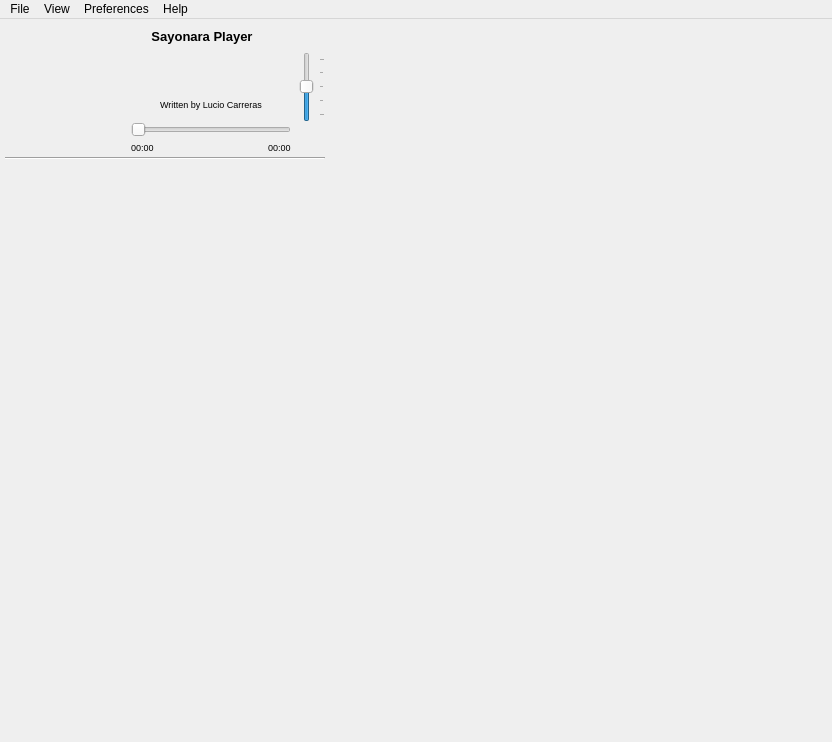
<?xml version="1.0" encoding="UTF-8"?>
<ui version="4.0">
 <class>SimplePlayer</class>
 <widget class="QMainWindow" name="SimplePlayer">
  <property name="geometry">
   <rect>
    <x>0</x>
    <y>0</y>
    <width>832</width>
    <height>742</height>
   </rect>
  </property>
  <property name="minimumSize">
   <size>
    <width>350</width>
    <height>350</height>
   </size>
  </property>
  <property name="maximumSize">
   <size>
    <width>2000</width>
    <height>2000</height>
   </size>
  </property>
  <property name="focusPolicy">
   <enum>Qt::StrongFocus</enum>
  </property>
  <property name="windowTitle">
   <string>MainWindow</string>
  </property>
  <property name="windowIcon">
   <iconset>
    <normaloff>../../.designer/backup/icons/play.png</normaloff>../../.designer/backup/icons/play.png</iconset>
  </property>
  <property name="toolButtonStyle">
   <enum>Qt::ToolButtonIconOnly</enum>
  </property>
  <property name="documentMode">
   <bool>false</bool>
  </property>
  <property name="unifiedTitleAndToolBarOnMac">
   <bool>true</bool>
  </property>
  <widget class="QWidget" name="centralwidget">
   <property name="minimumSize">
    <size>
     <width>100</width>
     <height>177</height>
    </size>
   </property>
   <layout class="QGridLayout" name="gridLayout">
    <property name="sizeConstraint">
     <enum>QLayout::SetDefaultConstraint</enum>
    </property>
    <property name="leftMargin">
     <number>5</number>
    </property>
    <property name="topMargin">
     <number>3</number>
    </property>
    <property name="rightMargin">
     <number>0</number>
    </property>
    <property name="bottomMargin">
     <number>12</number>
    </property>
    <property name="verticalSpacing">
     <number>0</number>
    </property>
    <item row="7" column="0" rowspan="2">
     <layout class="QHBoxLayout" name="horizontalLayout_2">
      <property name="spacing">
       <number>0</number>
      </property>
      <property name="sizeConstraint">
       <enum>QLayout::SetMaximumSize</enum>
      </property>
      <property name="bottomMargin">
       <number>0</number>
      </property>
      <item>
       <widget class="QPushButton" name="btn_bw">
        <property name="enabled">
         <bool>true</bool>
        </property>
        <property name="sizePolicy">
         <sizepolicy hsizetype="Fixed" vsizetype="Fixed">
          <horstretch>0</horstretch>
          <verstretch>0</verstretch>
         </sizepolicy>
        </property>
        <property name="minimumSize">
         <size>
          <width>28</width>
          <height>28</height>
         </size>
        </property>
        <property name="maximumSize">
         <size>
          <width>28</width>
          <height>28</height>
         </size>
        </property>
        <property name="focusPolicy">
         <enum>Qt::NoFocus</enum>
        </property>
        <property name="text">
         <string/>
        </property>
        <property name="icon">
         <iconset>
          <normaloff>../../.designer/backup/icons/bwd.png</normaloff>
          <selectedoff>../../.designer/backup/icons/bwd.png</selectedoff>../../.designer/backup/icons/bwd.png</iconset>
        </property>
        <property name="iconSize">
         <size>
          <width>20</width>
          <height>20</height>
         </size>
        </property>
        <property name="flat">
         <bool>true</bool>
        </property>
       </widget>
      </item>
      <item>
       <widget class="QPushButton" name="btn_play">
        <property name="sizePolicy">
         <sizepolicy hsizetype="Fixed" vsizetype="Fixed">
          <horstretch>0</horstretch>
          <verstretch>0</verstretch>
         </sizepolicy>
        </property>
        <property name="minimumSize">
         <size>
          <width>32</width>
          <height>34</height>
         </size>
        </property>
        <property name="maximumSize">
         <size>
          <width>32</width>
          <height>34</height>
         </size>
        </property>
        <property name="focusPolicy">
         <enum>Qt::NoFocus</enum>
        </property>
        <property name="text">
         <string/>
        </property>
        <property name="icon">
         <iconset>
          <normaloff>../../.designer/backup/icons/play.png</normaloff>
          <selectedoff>../../.designer/backup/icons/play.png</selectedoff>../../.designer/backup/icons/play.png</iconset>
        </property>
        <property name="iconSize">
         <size>
          <width>28</width>
          <height>28</height>
         </size>
        </property>
        <property name="shortcut">
         <string/>
        </property>
        <property name="autoDefault">
         <bool>false</bool>
        </property>
        <property name="default">
         <bool>false</bool>
        </property>
        <property name="flat">
         <bool>true</bool>
        </property>
       </widget>
      </item>
      <item>
       <widget class="QPushButton" name="btn_rec">
        <property name="minimumSize">
         <size>
          <width>32</width>
          <height>34</height>
         </size>
        </property>
        <property name="maximumSize">
         <size>
          <width>32</width>
          <height>34</height>
         </size>
        </property>
        <property name="focusPolicy">
         <enum>Qt::NoFocus</enum>
        </property>
        <property name="text">
         <string/>
        </property>
        <property name="checkable">
         <bool>true</bool>
        </property>
        <property name="checked">
         <bool>false</bool>
        </property>
        <property name="flat">
         <bool>true</bool>
        </property>
       </widget>
      </item>
      <item>
       <widget class="QPushButton" name="btn_fw">
        <property name="enabled">
         <bool>true</bool>
        </property>
        <property name="minimumSize">
         <size>
          <width>28</width>
          <height>28</height>
         </size>
        </property>
        <property name="maximumSize">
         <size>
          <width>28</width>
          <height>28</height>
         </size>
        </property>
        <property name="focusPolicy">
         <enum>Qt::NoFocus</enum>
        </property>
        <property name="text">
         <string/>
        </property>
        <property name="icon">
         <iconset>
          <normaloff>../../.designer/backup/icons/fwd.png</normaloff>
          <selectedoff>../../.designer/backup/icons/fwd.png</selectedoff>../../.designer/backup/icons/fwd.png</iconset>
        </property>
        <property name="iconSize">
         <size>
          <width>20</width>
          <height>20</height>
         </size>
        </property>
        <property name="flat">
         <bool>true</bool>
        </property>
       </widget>
      </item>
     </layout>
    </item>
    <item row="3" column="1" rowspan="2" colspan="2">
     <widget class="QLabel" name="artist">
      <property name="sizePolicy">
       <sizepolicy hsizetype="Ignored" vsizetype="Preferred">
        <horstretch>0</horstretch>
        <verstretch>0</verstretch>
       </sizepolicy>
      </property>
      <property name="minimumSize">
       <size>
        <width>0</width>
        <height>20</height>
       </size>
      </property>
      <property name="maximumSize">
       <size>
        <width>16777215</width>
        <height>16</height>
       </size>
      </property>
      <property name="font">
       <font>
        <pointsize>7</pointsize>
       </font>
      </property>
      <property name="styleSheet">
       <string notr="true"/>
      </property>
      <property name="frameShape">
       <enum>QFrame::NoFrame</enum>
      </property>
      <property name="frameShadow">
       <enum>QFrame::Plain</enum>
      </property>
      <property name="text">
       <string/>
      </property>
      <property name="textFormat">
       <enum>Qt::AutoText</enum>
      </property>
      <property name="alignment">
       <set>Qt::AlignCenter</set>
      </property>
      <property name="wordWrap">
       <bool>true</bool>
      </property>
      <property name="openExternalLinks">
       <bool>false</bool>
      </property>
     </widget>
    </item>
    <item row="1" column="1" rowspan="2" colspan="2">
     <widget class="QLabel" name="rating">
      <property name="minimumSize">
       <size>
        <width>0</width>
        <height>20</height>
       </size>
      </property>
      <property name="maximumSize">
       <size>
        <width>16777215</width>
        <height>16</height>
       </size>
      </property>
      <property name="font">
       <font>
        <pointsize>8</pointsize>
        <weight>75</weight>
        <bold>true</bold>
        <kerning>false</kerning>
       </font>
      </property>
      <property name="autoFillBackground">
       <bool>false</bool>
      </property>
      <property name="styleSheet">
       <string notr="true"/>
      </property>
      <property name="text">
       <string/>
      </property>
      <property name="alignment">
       <set>Qt::AlignCenter</set>
      </property>
     </widget>
    </item>
    <item row="5" column="1" colspan="2">
     <widget class="QLabel" name="album">
      <property name="sizePolicy">
       <sizepolicy hsizetype="Ignored" vsizetype="Preferred">
        <horstretch>0</horstretch>
        <verstretch>0</verstretch>
       </sizepolicy>
      </property>
      <property name="minimumSize">
       <size>
        <width>0</width>
        <height>20</height>
       </size>
      </property>
      <property name="maximumSize">
       <size>
        <width>16777215</width>
        <height>16</height>
       </size>
      </property>
      <property name="font">
       <font>
        <pointsize>7</pointsize>
       </font>
      </property>
      <property name="styleSheet">
       <string notr="true"/>
      </property>
      <property name="text">
       <string>Written by Lucio Carreras</string>
      </property>
      <property name="alignment">
       <set>Qt::AlignCenter</set>
      </property>
      <property name="wordWrap">
       <bool>true</bool>
      </property>
     </widget>
    </item>
    <item row="8" column="1" colspan="2">
     <layout class="QHBoxLayout" name="horizontalLayout">
      <property name="spacing">
       <number>2</number>
      </property>
      <item>
       <widget class="QLabel" name="curTime">
        <property name="sizePolicy">
         <sizepolicy hsizetype="Minimum" vsizetype="Preferred">
          <horstretch>0</horstretch>
          <verstretch>0</verstretch>
         </sizepolicy>
        </property>
        <property name="minimumSize">
         <size>
          <width>0</width>
          <height>0</height>
         </size>
        </property>
        <property name="maximumSize">
         <size>
          <width>30</width>
          <height>16</height>
         </size>
        </property>
        <property name="font">
         <font>
          <pointsize>7</pointsize>
         </font>
        </property>
        <property name="styleSheet">
         <string notr="true"/>
        </property>
        <property name="lineWidth">
         <number>0</number>
        </property>
        <property name="text">
         <string>00:00</string>
        </property>
       </widget>
      </item>
      <item>
       <spacer name="horizontalSpacer">
        <property name="orientation">
         <enum>Qt::Horizontal</enum>
        </property>
        <property name="sizeType">
         <enum>QSizePolicy::MinimumExpanding</enum>
        </property>
        <property name="sizeHint" stdset="0">
         <size>
          <width>40</width>
          <height>10</height>
         </size>
        </property>
       </spacer>
      </item>
      <item>
       <spacer name="horizontalSpacer_2">
        <property name="orientation">
         <enum>Qt::Horizontal</enum>
        </property>
        <property name="sizeHint" stdset="0">
         <size>
          <width>40</width>
          <height>20</height>
         </size>
        </property>
       </spacer>
      </item>
      <item>
       <widget class="QLabel" name="maxTime">
        <property name="sizePolicy">
         <sizepolicy hsizetype="Minimum" vsizetype="Preferred">
          <horstretch>0</horstretch>
          <verstretch>0</verstretch>
         </sizepolicy>
        </property>
        <property name="minimumSize">
         <size>
          <width>0</width>
          <height>0</height>
         </size>
        </property>
        <property name="maximumSize">
         <size>
          <width>30</width>
          <height>16</height>
         </size>
        </property>
        <property name="font">
         <font>
          <pointsize>7</pointsize>
         </font>
        </property>
        <property name="lineWidth">
         <number>0</number>
        </property>
        <property name="text">
         <string>00:00</string>
        </property>
       </widget>
      </item>
     </layout>
    </item>
    <item row="7" column="3" rowspan="2">
     <widget class="QPushButton" name="btn_stop">
      <property name="minimumSize">
       <size>
        <width>28</width>
        <height>28</height>
       </size>
      </property>
      <property name="maximumSize">
       <size>
        <width>28</width>
        <height>28</height>
       </size>
      </property>
      <property name="focusPolicy">
       <enum>Qt::NoFocus</enum>
      </property>
      <property name="text">
       <string/>
      </property>
      <property name="icon">
       <iconset>
        <normaloff>../../.designer/backup/icons/stop.png</normaloff>
        <selectedoff>../../.designer/backup/icons/stop.png</selectedoff>../../.designer/backup/icons/stop.png</iconset>
      </property>
      <property name="iconSize">
       <size>
        <width>22</width>
        <height>22</height>
       </size>
      </property>
      <property name="flat">
       <bool>true</bool>
      </property>
     </widget>
    </item>
    <item row="7" column="1" colspan="2">
     <widget class="SearchSlider" name="songProgress">
      <property name="sizePolicy">
       <sizepolicy hsizetype="Expanding" vsizetype="Fixed">
        <horstretch>0</horstretch>
        <verstretch>0</verstretch>
       </sizepolicy>
      </property>
      <property name="minimumSize">
       <size>
        <width>100</width>
        <height>10</height>
       </size>
      </property>
      <property name="maximumSize">
       <size>
        <width>16777215</width>
        <height>16</height>
       </size>
      </property>
      <property name="sizeIncrement">
       <size>
        <width>3</width>
        <height>0</height>
       </size>
      </property>
      <property name="font">
       <font>
        <strikeout>false</strikeout>
        <stylestrategy>PreferAntialias</stylestrategy>
       </font>
      </property>
      <property name="focusPolicy">
       <enum>Qt::NoFocus</enum>
      </property>
      <property name="orientation">
       <enum>Qt::Horizontal</enum>
      </property>
      <property name="invertedAppearance">
       <bool>false</bool>
      </property>
      <property name="invertedControls">
       <bool>false</bool>
      </property>
      <property name="tickPosition">
       <enum>QSlider::NoTicks</enum>
      </property>
      <property name="tickInterval">
       <number>20</number>
      </property>
     </widget>
    </item>
    <item row="0" column="3">
     <widget class="QPushButton" name="btn_mute">
      <property name="maximumSize">
       <size>
        <width>28</width>
        <height>30</height>
       </size>
      </property>
      <property name="focusPolicy">
       <enum>Qt::NoFocus</enum>
      </property>
      <property name="text">
       <string/>
      </property>
      <property name="icon">
       <iconset>
        <normaloff>../../.designer/backup/icons/vol_mute.png</normaloff>../../.designer/backup/icons/vol_mute.png</iconset>
      </property>
      <property name="iconSize">
       <size>
        <width>24</width>
        <height>24</height>
       </size>
      </property>
      <property name="flat">
       <bool>true</bool>
      </property>
     </widget>
    </item>
    <item row="1" column="3" rowspan="6">
     <widget class="SearchSlider" name="volumeSlider">
      <property name="sizePolicy">
       <sizepolicy hsizetype="Fixed" vsizetype="Expanding">
        <horstretch>0</horstretch>
        <verstretch>0</verstretch>
       </sizepolicy>
      </property>
      <property name="maximumSize">
       <size>
        <width>28</width>
        <height>70</height>
       </size>
      </property>
      <property name="focusPolicy">
       <enum>Qt::NoFocus</enum>
      </property>
      <property name="value">
       <number>50</number>
      </property>
      <property name="tracking">
       <bool>true</bool>
      </property>
      <property name="orientation">
       <enum>Qt::Vertical</enum>
      </property>
      <property name="invertedAppearance">
       <bool>false</bool>
      </property>
      <property name="invertedControls">
       <bool>false</bool>
      </property>
      <property name="tickPosition">
       <enum>QSlider::TicksBelow</enum>
      </property>
      <property name="tickInterval">
       <number>25</number>
      </property>
     </widget>
    </item>
    <item row="0" column="6" rowspan="13" colspan="4">
     <widget class="QWidget" name="library_widget" native="true">
      <property name="sizePolicy">
       <sizepolicy hsizetype="MinimumExpanding" vsizetype="Expanding">
        <horstretch>5</horstretch>
        <verstretch>0</verstretch>
       </sizepolicy>
      </property>
      <property name="minimumSize">
       <size>
        <width>0</width>
        <height>0</height>
       </size>
      </property>
      <property name="focusPolicy">
       <enum>Qt::StrongFocus</enum>
      </property>
     </widget>
    </item>
    <item row="11" column="0" colspan="4">
     <layout class="QVBoxLayout" name="verticalLayout_2">
      <property name="spacing">
       <number>0</number>
      </property>
      <item>
       <widget class="QWidget" name="plugin_widget" native="true">
        <property name="sizePolicy">
         <sizepolicy hsizetype="MinimumExpanding" vsizetype="Maximum">
          <horstretch>0</horstretch>
          <verstretch>0</verstretch>
         </sizepolicy>
        </property>
        <property name="minimumSize">
         <size>
          <width>0</width>
          <height>0</height>
         </size>
        </property>
        <property name="maximumSize">
         <size>
          <width>16777215</width>
          <height>1654887</height>
         </size>
        </property>
        <property name="styleSheet">
         <string notr="true"/>
        </property>
        <layout class="QGridLayout" name="gridLayout_2">
         <property name="topMargin">
          <number>0</number>
         </property>
         <property name="bottomMargin">
          <number>0</number>
         </property>
        </layout>
       </widget>
      </item>
      <item>
       <widget class="QScrollArea" name="playlist_widget">
        <property name="sizePolicy">
         <sizepolicy hsizetype="MinimumExpanding" vsizetype="MinimumExpanding">
          <horstretch>0</horstretch>
          <verstretch>0</verstretch>
         </sizepolicy>
        </property>
        <property name="minimumSize">
         <size>
          <width>0</width>
          <height>0</height>
         </size>
        </property>
        <property name="frameShape">
         <enum>QFrame::NoFrame</enum>
        </property>
        <property name="frameShadow">
         <enum>QFrame::Plain</enum>
        </property>
        <property name="lineWidth">
         <number>5</number>
        </property>
        <property name="verticalScrollBarPolicy">
         <enum>Qt::ScrollBarAlwaysOff</enum>
        </property>
        <property name="horizontalScrollBarPolicy">
         <enum>Qt::ScrollBarAlwaysOff</enum>
        </property>
        <property name="widgetResizable">
         <bool>true</bool>
        </property>
        <property name="alignment">
         <set>Qt::AlignLeading|Qt::AlignLeft|Qt::AlignTop</set>
        </property>
        <widget class="QWidget" name="scrollAreaWidgetContents">
         <property name="geometry">
          <rect>
           <x>0</x>
           <y>0</y>
           <width>318</width>
           <height>559</height>
          </rect>
         </property>
         <property name="sizePolicy">
          <sizepolicy hsizetype="Preferred" vsizetype="Preferred">
           <horstretch>0</horstretch>
           <verstretch>0</verstretch>
          </sizepolicy>
         </property>
        </widget>
       </widget>
      </item>
     </layout>
    </item>
    <item row="9" column="0" colspan="4">
     <widget class="Line" name="line">
      <property name="enabled">
       <bool>true</bool>
      </property>
      <property name="sizePolicy">
       <sizepolicy hsizetype="MinimumExpanding" vsizetype="Fixed">
        <horstretch>3</horstretch>
        <verstretch>0</verstretch>
       </sizepolicy>
      </property>
      <property name="minimumSize">
       <size>
        <width>320</width>
        <height>3</height>
       </size>
      </property>
      <property name="orientation">
       <enum>Qt::Horizontal</enum>
      </property>
     </widget>
    </item>
    <item row="0" column="1" colspan="2">
     <layout class="QHBoxLayout" name="horizontalLayout_3">
      <item>
       <widget class="QLabel" name="title">
        <property name="sizePolicy">
         <sizepolicy hsizetype="Expanding" vsizetype="Preferred">
          <horstretch>0</horstretch>
          <verstretch>0</verstretch>
         </sizepolicy>
        </property>
        <property name="minimumSize">
         <size>
          <width>0</width>
          <height>30</height>
         </size>
        </property>
        <property name="maximumSize">
         <size>
          <width>16777215</width>
          <height>30</height>
         </size>
        </property>
        <property name="font">
         <font>
          <pointsize>10</pointsize>
          <weight>75</weight>
          <bold>true</bold>
         </font>
        </property>
        <property name="styleSheet">
         <string notr="true"/>
        </property>
        <property name="locale">
         <locale language="German" country="Germany"/>
        </property>
        <property name="inputMethodHints">
         <set>Qt::ImhNone</set>
        </property>
        <property name="text">
         <string>Sayonara Player</string>
        </property>
        <property name="textFormat">
         <enum>Qt::PlainText</enum>
        </property>
        <property name="scaledContents">
         <bool>true</bool>
        </property>
        <property name="alignment">
         <set>Qt::AlignCenter</set>
        </property>
        <property name="wordWrap">
         <bool>true</bool>
        </property>
        <property name="textInteractionFlags">
         <set>Qt::LinksAccessibleByMouse|Qt::TextSelectableByMouse</set>
        </property>
       </widget>
      </item>
      <item>
       <widget class="QPushButton" name="btn_correct">
        <property name="minimumSize">
         <size>
          <width>0</width>
          <height>0</height>
         </size>
        </property>
        <property name="maximumSize">
         <size>
          <width>18</width>
          <height>18</height>
         </size>
        </property>
        <property name="text">
         <string/>
        </property>
        <property name="iconSize">
         <size>
          <width>18</width>
          <height>18</height>
         </size>
        </property>
        <property name="flat">
         <bool>true</bool>
        </property>
       </widget>
      </item>
     </layout>
    </item>
    <item row="0" column="0" rowspan="7">
     <widget class="QPushButton" name="albumCover">
      <property name="minimumSize">
       <size>
        <width>95</width>
        <height>95</height>
       </size>
      </property>
      <property name="maximumSize">
       <size>
        <width>95</width>
        <height>95</height>
       </size>
      </property>
      <property name="focusPolicy">
       <enum>Qt::NoFocus</enum>
      </property>
      <property name="text">
       <string/>
      </property>
      <property name="iconSize">
       <size>
        <width>95</width>
        <height>95</height>
       </size>
      </property>
      <property name="flat">
       <bool>true</bool>
      </property>
     </widget>
    </item>
   </layout>
  </widget>
  <widget class="QMenuBar" name="menubar">
   <property name="geometry">
    <rect>
     <x>0</x>
     <y>0</y>
     <width>832</width>
     <height>23</height>
    </rect>
   </property>
   <property name="defaultUp">
    <bool>false</bool>
   </property>
   <property name="nativeMenuBar">
    <bool>false</bool>
   </property>
   <widget class="QMenu" name="menuFle">
    <property name="title">
     <string>File</string>
    </property>
    <addaction name="action_OpenFile"/>
    <addaction name="action_OpenFolder"/>
    <addaction name="separator"/>
    <addaction name="action_ImportFolder"/>
    <addaction name="action_reloadLibrary"/>
    <addaction name="action_fetch_all_covers"/>
    <addaction name="separator"/>
    <addaction name="separator"/>
    <addaction name="action_Close"/>
   </widget>
   <widget class="QMenu" name="menuView">
    <property name="styleSheet">
     <string notr="true"/>
    </property>
    <property name="title">
     <string>View</string>
    </property>
    <addaction name="action_viewLibrary"/>
    <addaction name="action_smallPlaylistItems"/>
    <addaction name="separator"/>
    <addaction name="action_ViewEqualizer"/>
    <addaction name="action_ViewStream"/>
    <addaction name="action_ViewLFMRadio"/>
    <addaction name="action_ViewPlaylistChooser"/>
    <addaction name="separator"/>
    <addaction name="action_notification"/>
    <addaction name="action_Dark"/>
    <addaction name="action_Fullscreen"/>
   </widget>
   <widget class="QMenu" name="menuPreferences">
    <property name="title">
     <string>Preferences</string>
    </property>
    <addaction name="action_setLibPath"/>
    <addaction name="action_lastFM"/>
    <addaction name="action_streamrecorder"/>
    <addaction name="separator"/>
    <addaction name="action_load_playlist"/>
    <addaction name="action_min2tray"/>
    <addaction name="separator"/>
    <addaction name="action_SocketConnection"/>
   </widget>
   <widget class="QMenu" name="menuAbout">
    <property name="title">
     <string>Help</string>
    </property>
    <addaction name="action_about"/>
   </widget>
   <addaction name="menuFle"/>
   <addaction name="menuView"/>
   <addaction name="menuPreferences"/>
   <addaction name="menuAbout"/>
  </widget>
  <action name="action_OpenFile">
   <property name="text">
    <string>Open File</string>
   </property>
  </action>
  <action name="action_OpenFolder">
   <property name="text">
    <string>Open Folder</string>
   </property>
  </action>
  <action name="action_Close">
   <property name="text">
    <string>Close</string>
   </property>
  </action>
  <action name="action_ViewEqualizer">
   <property name="checkable">
    <bool>true</bool>
   </property>
   <property name="checked">
    <bool>false</bool>
   </property>
   <property name="text">
    <string>Equalizer                       STRG + E</string>
   </property>
   <property name="shortcutContext">
    <enum>Qt::ApplicationShortcut</enum>
   </property>
  </action>
  <action name="action_Dark">
   <property name="checkable">
    <bool>true</bool>
   </property>
   <property name="text">
    <string>Dark</string>
   </property>
  </action>
  <action name="action_lastFM">
   <property name="icon">
    <iconset>
     <normaloff>../../Desktop/lastfm-icon.png</normaloff>../../Desktop/lastfm-icon.png</iconset>
   </property>
   <property name="text">
    <string>LastFM</string>
   </property>
  </action>
  <action name="action_reloadLibrary">
   <property name="text">
    <string>Reload Library</string>
   </property>
  </action>
  <action name="action_setLibPath">
   <property name="text">
    <string>Library Path</string>
   </property>
  </action>
  <action name="action_fetch_all_covers">
   <property name="text">
    <string>Fetch all covers</string>
   </property>
  </action>
  <action name="action_ViewLFMRadio">
   <property name="checkable">
    <bool>true</bool>
   </property>
   <property name="text">
    <string>Radio            STRG+R</string>
   </property>
  </action>
  <action name="action_load_playlist">
   <property name="checkable">
    <bool>true</bool>
   </property>
   <property name="text">
    <string>Load Playlist On Start-Up</string>
   </property>
   <property name="toolTip">
    <string>Load playlist on startup</string>
   </property>
  </action>
  <action name="action_ImportFolder">
   <property name="text">
    <string>Import Folder</string>
   </property>
  </action>
  <action name="action_ViewPlaylistChooser">
   <property name="checkable">
    <bool>true</bool>
   </property>
   <property name="text">
    <string>Playlist Chooser       STRG + P</string>
   </property>
  </action>
  <action name="action_about">
   <property name="text">
    <string>About</string>
   </property>
  </action>
  <action name="action_notification">
   <property name="checkable">
    <bool>true</bool>
   </property>
   <property name="enabled">
    <bool>true</bool>
   </property>
   <property name="text">
    <string>Notifications</string>
   </property>
  </action>
  <action name="action_OpenStream">
   <property name="text">
    <string>Open Stream</string>
   </property>
  </action>
  <action name="action_viewLibrary">
   <property name="checkable">
    <bool>true</bool>
   </property>
   <property name="checked">
    <bool>true</bool>
   </property>
   <property name="text">
    <string>Library                      STRG + L</string>
   </property>
  </action>
  <action name="action_min2tray">
   <property name="checkable">
    <bool>true</bool>
   </property>
   <property name="text">
    <string>Close to tray</string>
   </property>
  </action>
  <action name="action_Fullscreen">
   <property name="checkable">
    <bool>true</bool>
   </property>
   <property name="text">
    <string>Fullscreen         F11</string>
   </property>
  </action>
  <action name="action_smallPlaylistItems">
   <property name="checkable">
    <bool>true</bool>
   </property>
   <property name="text">
    <string>Small Playlist Items</string>
   </property>
  </action>
  <action name="actionSound_Engine">
   <property name="text">
    <string>Sound Engine</string>
   </property>
  </action>
  <action name="action_engine_gst">
   <property name="text">
    <string>Gstreamer</string>
   </property>
  </action>
  <action name="action_engine_phonon">
   <property name="text">
    <string>Phonon</string>
   </property>
  </action>
  <action name="action_streamrecorder">
   <property name="checkable">
    <bool>false</bool>
   </property>
   <property name="text">
    <string>Stream recorder</string>
   </property>
  </action>
  <action name="action_streamripper_path">
   <property name="text">
    <string>Set Streamripper Path</string>
   </property>
  </action>
  <action name="action_ViewStream">
   <property name="checkable">
    <bool>true</bool>
   </property>
   <property name="text">
    <string>Stream</string>
   </property>
  </action>
  <action name="action_SocketConnection">
   <property name="text">
    <string>Socket connection</string>
   </property>
  </action>
 </widget>
 <customwidgets>
  <customwidget>
   <class>SearchSlider</class>
   <extends>QSlider</extends>
   <header location="global">GUI/player/SearchSlider.h</header>
  </customwidget>
 </customwidgets>
 <resources/>
 <connections/>
</ui>
